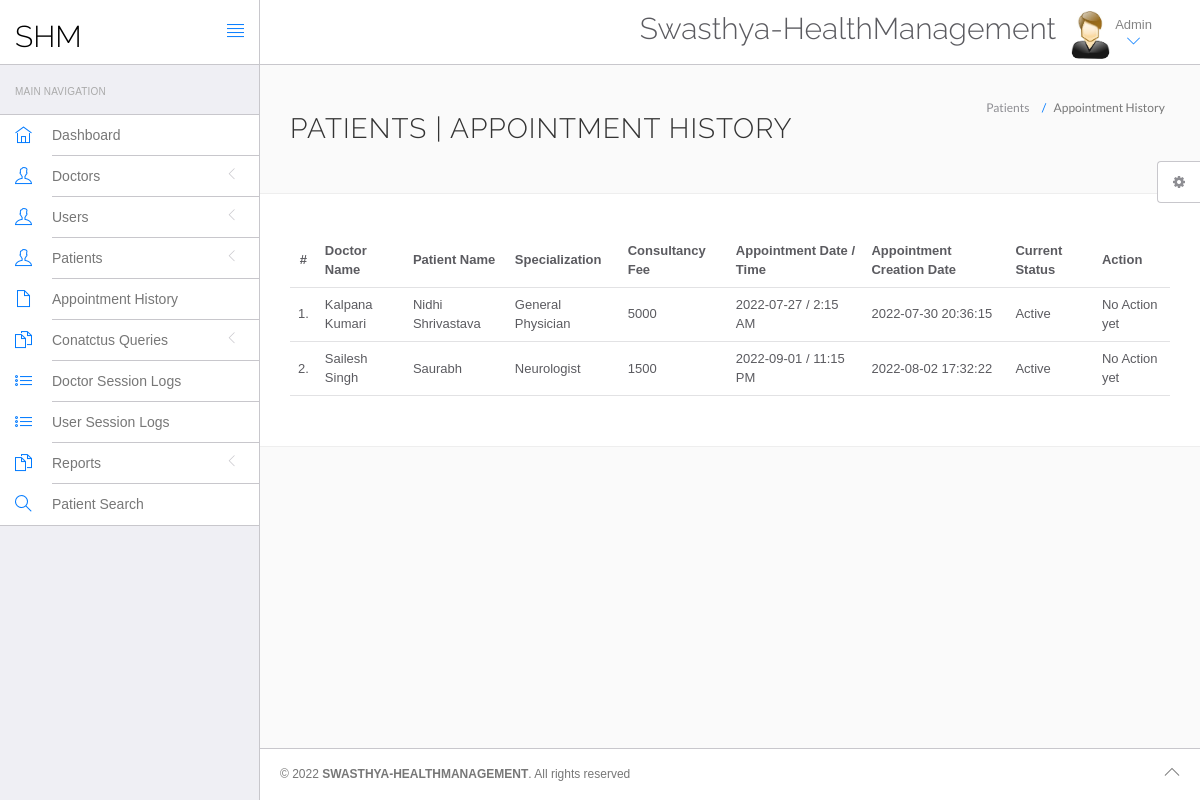
The app's page /hms/admin/appointment-history.php (signed in) with its own data.
### tables this page shows
CREATE TABLE `appointment` (
  `id` int(11) NOT NULL AUTO_INCREMENT,
  `doctorSpecialization` varchar(255) DEFAULT NULL,
  `doctorId` int(11) DEFAULT NULL,
  `userId` int(11) DEFAULT NULL,
  `consultancyFees` int(11) DEFAULT NULL,
  `appointmentDate` varchar(255) DEFAULT NULL,
  `appointmentTime` varchar(255) DEFAULT NULL,
  `postingDate` timestamp NULL DEFAULT current_timestamp(),
  `userStatus` int(11) DEFAULT NULL,
  `doctorStatus` int(11) DEFAULT NULL,
  `updationDate` timestamp NULL DEFAULT NULL ON UPDATE current_timestamp(),
  PRIMARY KEY (`id`)
);

CREATE TABLE `doctors` (
  `id` int(11) NOT NULL AUTO_INCREMENT,
  `specilization` varchar(255) DEFAULT NULL,
  `doctorName` varchar(255) DEFAULT NULL,
  `address` longtext DEFAULT NULL,
  `docFees` varchar(255) DEFAULT NULL,
  `contactno` bigint(11) DEFAULT NULL,
  `docEmail` varchar(255) DEFAULT NULL,
  `password` varchar(255) DEFAULT NULL,
  `creationDate` timestamp NULL DEFAULT current_timestamp(),
  `updationDate` timestamp NULL DEFAULT NULL ON UPDATE current_timestamp(),
  PRIMARY KEY (`id`)
);

CREATE TABLE `users` (
  `id` int(11) NOT NULL AUTO_INCREMENT,
  `fullName` varchar(255) DEFAULT NULL,
  `address` longtext DEFAULT NULL,
  `city` varchar(255) DEFAULT NULL,
  `gender` varchar(255) DEFAULT NULL,
  `email` varchar(255) DEFAULT NULL,
  `password` varchar(255) DEFAULT NULL,
  `regDate` timestamp NULL DEFAULT current_timestamp(),
  `updationDate` timestamp NULL DEFAULT NULL ON UPDATE current_timestamp(),
  PRIMARY KEY (`id`),
  KEY `email` (`email`)
);

### hms/admin/appointment-history.php (the view, shortened to what this page needs)
<?php
include('include/config.php');
?>
<!DOCTYPE html>
<html lang="en">
	<head>
		<link rel="stylesheet" href="vendor/bootstrap/css/bootstrap.min.css">
		<link rel="stylesheet" href="vendor/fontawesome/css/font-awesome.min.css">
		<link rel="stylesheet" href="vendor/themify-icons/themify-icons.min.css">
		<link href="vendor/animate.css/animate.min.css" rel="stylesheet" media="screen">
		<link href="vendor/perfect-scrollbar/perfect-scrollbar.min.css" rel="stylesheet" media="screen">
		<link href="vendor/switchery/switchery.min.css" rel="stylesheet" media="screen">
		<link href="vendor/bootstrap-touchspin/jquery.bootstrap-touchspin.min.css" rel="stylesheet" media="screen">
		<link href="vendor/select2/select2.min.css" rel="stylesheet" media="screen">
		<link href="vendor/bootstrap-datepicker/bootstrap-datepicker3.standalone.min.css" rel="stylesheet" media="screen">
		<link href="vendor/bootstrap-timepicker/bootstrap-timepicker.min.css" rel="stylesheet" media="screen">
		<link rel="stylesheet" href="assets/css/styles.css">
		<link rel="stylesheet" href="assets/css/plugins.css">
		<link rel="stylesheet" href="assets/css/themes/theme-1.css" id="skin_color" />
	</head>
	<body>
		<div id="app">
<?php include('include/sidebar.php');?>
			<div class="app-content">
					<?php include('include/header.php');?>
				<div class="main-content" >
					<div class="wrap-content container" id="container">
						<section id="page-title">
							<div class="row">
								<div class="col-sm-8">
									<h1 class="mainTitle">Patients  | Appointment History</h1>
																	</div>
								<ol class="breadcrumb">
									<li>
										<span>Patients </span>
									</li>
									<li class="active">
										<span>Appointment History</span>
									</li>
								</ol>
							</div>
						</section>
						<div class="container-fluid container-fullw bg-white">
									<div class="row">
								<div class="col-md-12">
									<table class="table table-hover" id="sample-table-1">
										<thead>
											<tr>
												<th class="center">#</th>
												<th class="hidden-xs">Doctor Name</th>
												<th>Patient Name</th>
												<th>Specialization</th>
												<th>Consultancy Fee</th>
												<th>Appointment Date / Time </th>
												<th>Appointment Creation Date  </th>
												<th>Current Status</th>
												<th>Action</th>
											</tr>
										</thead>
										<tbody>
<?php
$sql=mysqli_query($con,"select doctors.doctorName as docname,users.fullName as pname,appointment.*  from appointment join doctors on doctors.id=appointment.doctorId join users on users.id=appointment.userId ");
$cnt=1;
while($row=mysqli_fetch_array($sql))
{
?>
											<tr>
												<td class="center"><?php echo $cnt;?>.</td>
												<td class="hidden-xs"><?php echo $row['docname'];?></td>
												<td class="hidden-xs"><?php echo $row['pname'];?></td>
												<td><?php echo $row['doctorSpecialization'];?></td>
												<td><?php echo $row['consultancyFees'];?></td>
												<td><?php echo $row['appointmentDate'];?> / <?php echo
												 $row['appointmentTime'];?>
												</td>
												<td><?php echo $row['postingDate'];?></td>
												<td>
<?php if(($row['userStatus']==1) && ($row['doctorStatus']==1))
{
	echo "Active";
}
												?></td>
												<td >
												<div class="visible-md visible-lg hidden-sm hidden-xs">
							<?php if(($row['userStatus']==1) && ($row['doctorStatus']==1))
{
echo "No Action yet";
	 } else {
		echo "Canceled";
		} ?>
												</div>
												</td>
											</tr>
											<?php
$cnt=$cnt+1;
											 }?>
										</tbody>
									</table>
								</div>
							</div>
								</div>
					</div>
				</div>
			</div>
	<?php include('include/footer.php');?>
	<?php include('include/setting.php');?>
		</div>
	</body>
</html>

### hms/admin/include/sidebar.php (shortened to what this page needs)
<div class="sidebar app-aside" id="sidebar">
				<div class="sidebar-container perfect-scrollbar">
<nav>
						<div class="navbar-title">
							<span>Main Navigation</span>
						</div>
						<ul class="main-navigation-menu">
							<li>
								<a href="dashboard.php">
									<div class="item-content">
										<div class="item-media">
											<i class="ti-home"></i>
										</div>
										<div class="item-inner">
											<span class="title"> Dashboard </span>
										</div>
									</div>
								</a>
							</li>
							<li>
								<a href="javascript:void(0)">
									<div class="item-content">
										<div class="item-media">
											<i class="ti-user"></i>
										</div>
										<div class="item-inner">
											<span class="title"> Doctors </span><i class="icon-arrow"></i>
										</div>
									</div>
								</a>
								</li>
				<li>
								<a href="javascript:void(0)">
									<div class="item-content">
										<div class="item-media">
											<i class="ti-user"></i>
										</div>
										<div class="item-inner">
											<span class="title"> Users </span><i class="icon-arrow"></i>
										</div>
									</div>
								</a>
								</li>
								<li>
								<a href="javascript:void(0)">
									<div class="item-content">
										<div class="item-media">
											<i class="ti-user"></i>
										</div>
										<div class="item-inner">
											<span class="title"> Patients </span><i class="icon-arrow"></i>
										</div>
									</div>
								</a>
								</li>
<li>
								<a href="appointment-history.php">
									<div class="item-content">
										<div class="item-media">
											<i class="ti-file"></i>
										</div>
										<div class="item-inner">
											<span class="title"> Appointment History </span>
										</div>
									</div>
								</a>
							</li>
				<li>
								<a href="javascript:void(0)">
									<div class="item-content">
										<div class="item-media">
											<i class="ti-files"></i>
										</div>
										<div class="item-inner">
											<span class="title"> Conatctus Queries </span><i class="icon-arrow"></i>
										</div>
									</div>
								</a>
								</li>
	<li>
								<a href="doctor-logs.php">
									<div class="item-content">
										<div class="item-media">
											<i class="ti-list"></i>
										</div>
										<div class="item-inner">
											<span class="title"> Doctor Session Logs </span>
										</div>
									</div>
								</a>
							</li>
							<li>
								<a href="user-logs.php">
									<div class="item-content">
										<div class="item-media">
											<i class="ti-list"></i>
										</div>
										<div class="item-inner">
											<span class="title"> User Session Logs </span>
										</div>
									</div>
								</a>
							</li>
				<li>
								<a href="javascript:void(0)">
									<div class="item-content">
										<div class="item-media">
											<i class="ti-files"></i>
										</div>
										<div class="item-inner">
											<span class="title"> Reports </span><i class="icon-arrow"></i>
										</div>
									</div>
								</a>
								<li>
								<a href="patient-search.php">
									<div class="item-content">
										<div class="item-media">
											<i class="ti-search"></i>
										</div>
										<div class="item-inner">
											<span class="title"> Patient Search </span>
										</div>
									</div>
								</a>
							</li>
								</li>
						</ul>
					</nav>
					</div>
			</div>

### hms/admin/include/header.php (shortened to what this page needs)
<header class="navbar navbar-default navbar-static-top">
					<div class="navbar-header">
						<a class="navbar-brand" href="#">
							<h2 style="padding-top:30%; color:#000 ">  SHM  </h2>
						</a>
						<a href="#" class="sidebar-toggler pull-right visible-md visible-lg" data-toggle-class="app-sidebar-closed" data-toggle-target="#app">
							<i class="ti-align-justify"></i>
						</a>
					</div>
					<div class="navbar-collapse collapse">
						<ul class="nav navbar-right">
								<li  style="padding-top:2% ">
								<h2>Swasthya-HealthManagement</h2>
							</li>
							<li class="dropdown current-user">
								<a href class="dropdown-toggle" data-toggle="dropdown">
									<img src="assets/images/images.jpg" > <span class="username">
			Admin
									<i class="ti-angle-down"></i></i></span>
								</a>
							</li>
						</ul>
					</div>
				</header>

### hms/admin/include/footer.php
<footer>
				<div class="footer-inner">
					<div class="pull-left">
						&copy; <span class="current-year"></span><span class="text-bold text-uppercase"> Swasthya-HealthManagement</span>. <span>All rights reserved</span>
					</div>
					<div class="pull-right">
						<span class="go-top"><i class="ti-angle-up"></i></span>
					</div>
				</div>
			</footer>

### hms/admin/include/setting.php (shortened to what this page needs)
<div class="settings panel panel-default hidden-xs hidden-sm" id="settings">
				<button ct-toggle="toggle" data-toggle-class="active" data-toggle-target="#settings" class="btn btn-default">
					<i class="fa fa-spin fa-gear"></i>
				</button>
			</div>

### hms/admin/assets/css/plugins.css (style rules this page uses)
.perfect-scrollbar { overflow-y: hidden !important; }

### hms/admin/assets/css/themes/theme-1.css (style rules this page uses)
body { background: #FAFAFA; }
header .navbar-header { background: #ffffff !important; border-right-color: #c8c7cc !important; border-bottom-color: #c8c7cc !important; }
header .navbar-header .sidebar-toggler, header .navbar-header .sidebar-mobile-toggler { color: #007aff !important; }
header .navbar-header .navbar-brand { color: #777 !important; }
header .navbar-collapse { background: #ffffff !important; border-bottom-color: #c8c7cc !important; box-shadow: none !important; }
header .navbar-collapse .navbar-right > li > a { color: #777; }
header .navbar-collapse .navbar-right > li > a i { color: #007aff !important; }
#sidebar { background: #EFEFF4 !important; }
#sidebar:before { border-right-width: "1px" !important; border-right-style: solid; border-right-color: #c8c7cc !important; }
#sidebar nav { border-right-width: "1px" !important; border-right-style: solid; border-right-color: #c8c7cc !important; }
#sidebar nav .navbar-title { color: #aaaaaa; }
#sidebar nav > ul { background: #ffffff !important; border-bottom-color: #c8c7cc !important; border-top-color: #c8c7cc !important; }
#sidebar nav > ul > li > a .item-media > i { color: #007aff !important; }
#sidebar nav > ul > li > a .item-inner { color: #777 !important; border-bottom-color: #c8c7cc; }
#app > footer { background: #ffffff !important; border-top-color: #c8c7cc !important; color: #777; }

### records on screen
appointment: doctorId.doctorName "Kalpana Kumari", userId.fullName "Nidhi Shrivastava", doctorSpecialization "General Physician", consultancyFees "5000", appointmentDate "2022-07-27", appointmentTime "2:15 AM", postingDate "2022-07-30 20:36:15", userStatus "Active"
appointment: doctorId.doctorName "Sailesh Singh", userId.fullName "Saurabh", doctorSpecialization "Neurologist", consultancyFees "1500", appointmentDate "2022-09-01", appointmentTime "11:15 PM", postingDate "2022-08-02 17:32:22", userStatus "Active"
